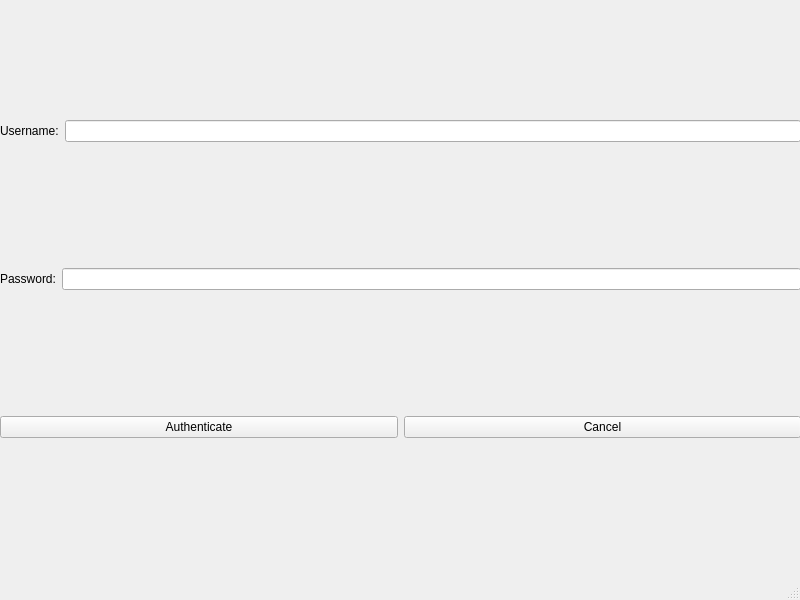
<?xml version="1.0" encoding="UTF-8"?>
<ui version="4.0">
 <class>MainWindow</class>
 <widget class="QMainWindow" name="MainWindow">
  <property name="geometry">
   <rect>
    <x>0</x>
    <y>0</y>
    <width>800</width>
    <height>600</height>
   </rect>
  </property>
  <property name="windowTitle">
   <string>MainWindow</string>
  </property>
  <widget class="QWidget" name="centralwidget">
   <widget class="QWidget" name="verticalLayoutWidget">
    <property name="geometry">
     <rect>
      <x>0</x>
      <y>0</y>
      <width>801</width>
      <height>561</height>
     </rect>
    </property>
    <layout class="QVBoxLayout" name="verticalLayout">
     <item>
      <layout class="QHBoxLayout" name="horizontalLayout1">
       <item>
        <widget class="QLabel" name="lblUsername">
         <property name="text">
          <string>Username:</string>
         </property>
        </widget>
       </item>
       <item>
        <widget class="QLineEdit" name="txtUsername"/>
       </item>
      </layout>
     </item>
     <item>
      <layout class="QHBoxLayout" name="horizontalLayout2">
       <item>
        <widget class="QLabel" name="lblPassword">
         <property name="text">
          <string>Password:</string>
         </property>
        </widget>
       </item>
       <item>
        <widget class="QLineEdit" name="txtPassword"/>
       </item>
      </layout>
     </item>
     <item>
      <layout class="QHBoxLayout" name="horizontalLayout3">
       <item>
        <widget class="QPushButton" name="LoginButton">
         <property name="text">
          <string>Authenticate</string>
         </property>
        </widget>
       </item>
       <item>
        <widget class="QPushButton" name="cancelButton">
         <property name="text">
          <string>Cancel</string>
         </property>
        </widget>
       </item>
      </layout>
     </item>
    </layout>
   </widget>
  </widget>
  <widget class="QMenuBar" name="menubar">
   <property name="geometry">
    <rect>
     <x>0</x>
     <y>0</y>
     <width>800</width>
     <height>23</height>
    </rect>
   </property>
  </widget>
  <widget class="QStatusBar" name="statusbar"/>
 </widget>
 <resources/>
 <connections/>
</ui>
